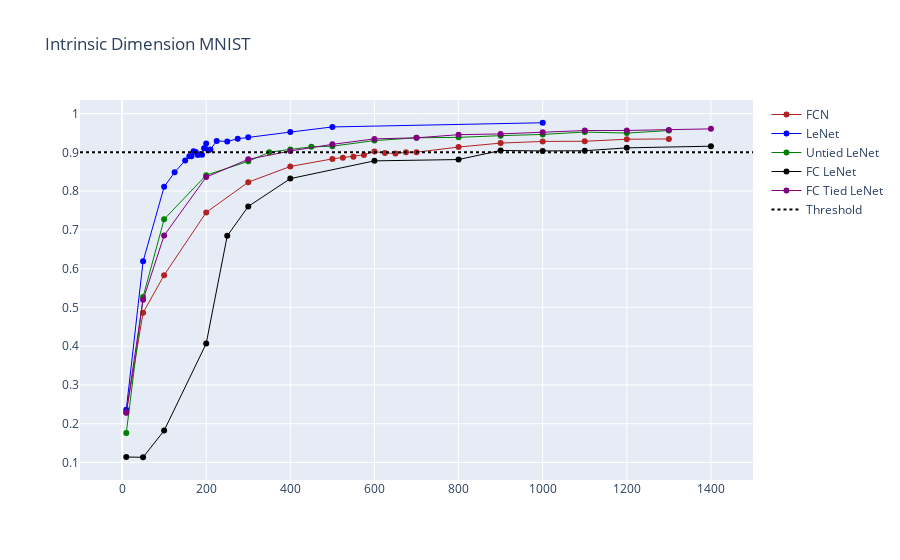

The notebook cell this image was saved under:
### Code cell
import plotly.graph_objects as go

fig = go.Figure()
fig.add_trace(go.Scatter(x=int_dim_fcn200[1:], y=acc_fcn200[1:], mode='lines+markers', name = 'FCN',
                         line=dict(color='firebrick', width=1)))
fig.add_trace(go.Scatter(x=int_dim_lenet[1:], y=acc_lenet[1:], mode='lines+markers', name = 'LeNet',
                         line=dict(color='blue', width=1)))
fig.add_trace(go.Scatter(x=int_dim_untied_lenet[1:], y=acc_untied_lenet[1:], mode='lines+markers', name = 'Untied LeNet',
                         line=dict(color='green', width=1)))
fig.add_trace(go.Scatter(x=int_dim_fc_lenet[1:], y=acc_fc_lenet[1:], mode='lines+markers', name = 'FC LeNet',
                         line=dict(color='black', width=1)))
fig.add_trace(go.Scatter(x=int_dim_fc_tied_lenet[1:], y=acc_fc_tied_lenet[1:], mode='lines+markers', name = 'FC Tied LeNet',
                         line=dict(color='purple', width=1)))
fig.add_trace(go.Scatter(x=[-100, 1500], y=[0.9, 0.9], mode='lines', name = 'Threshold', line=dict(color='black', width=2, dash='dot')))
fig.update_layout(
    title="Intrinsic Dimension MNIST",
    )

### Figure 1 — Plotly figure (JSON) as saved in the notebook; plotly's stock layout.template omitted (floating-point values rounded to 4 significant figures)
{"data": [{"line": {"color": "firebrick", "width": 1}, "mode": "lines+markers", "name": "FCN", "type": "scatter", "x": [10, 50, 100, 200, 300, 400, 500, 525, 550, 575, 600, 625, 650, 675, 700, 800, 900, 1000, 1100, 1200, 1300], "y": [0.2289, 0.4863, 0.5833, 0.7451, 0.8231, 0.8636, 0.8832, 0.8862, 0.889, 0.8935, 0.902, 0.8982, 0.8973, 0.9002, 0.9004, 0.9137, 0.9239, 0.9282, 0.9286, 0.9339, 0.9346]}, {"line": {"color": "blue", "width": 1}, "mode": "lines+markers", "name": "LeNet", "type": "scatter", "x": [10, 50, 100, 125, 150, 160, 165, 170, 175, 180, 185, 190, 195, 200, 205, 210, 225, 250, 275, 300, 400, 500, 1000], "y": [0.2362, 0.6189, 0.811, 0.8486, 0.8792, 0.8903, 0.8901, 0.9028, 0.901, 0.8931, 0.8953, 0.8937, 0.9106, 0.9228, 0.9057, 0.9075, 0.9295, 0.9281, 0.9351, 0.9387, 0.9523, 0.9656, 0.9764]}, {"line": {"color": "green", "width": 1}, "mode": "lines+markers", "name": "Untied LeNet", "type": "scatter", "x": [10, 50, 100, 200, 300, 350, 400, 450, 500, 600, 700, 800, 900, 1000, 1100, 1200, 1300], "y": [0.1758, 0.527, 0.7273, 0.8412, 0.8769, 0.9003, 0.9077, 0.9142, 0.916, 0.9303, 0.9376, 0.9387, 0.9431, 0.9463, 0.9524, 0.9498, 0.9563]}, {"line": {"color": "black", "width": 1}, "mode": "lines+markers", "name": "FC LeNet", "type": "scatter", "x": [10, 50, 100, 200, 250, 300, 400, 600, 800, 900, 1000, 1100, 1200, 1400], "y": [0.114, 0.1135, 0.1823, 0.4067, 0.6846, 0.7605, 0.8323, 0.8781, 0.8815, 0.9049, 0.9037, 0.9042, 0.9116, 0.9159]}, {"line": {"color": "purple", "width": 1}, "mode": "lines+markers", "name": "FC Tied LeNet", "type": "scatter", "x": [10, 50, 100, 200, 300, 400, 500, 600, 700, 800, 900, 1000, 1100, 1200, 1300, 1400], "y": [0.2285, 0.5198, 0.6856, 0.8362, 0.882, 0.9036, 0.9207, 0.9348, 0.9375, 0.9456, 0.9476, 0.9516, 0.9563, 0.9565, 0.9578, 0.9606]}, {"line": {"color": "black", "dash": "dot", "width": 2}, "mode": "lines", "name": "Threshold", "type": "scatter", "x": [-100, 1500], "y": [0.9, 0.9]}], "layout": {"title": {"text": "Intrinsic Dimension MNIST"}}}
